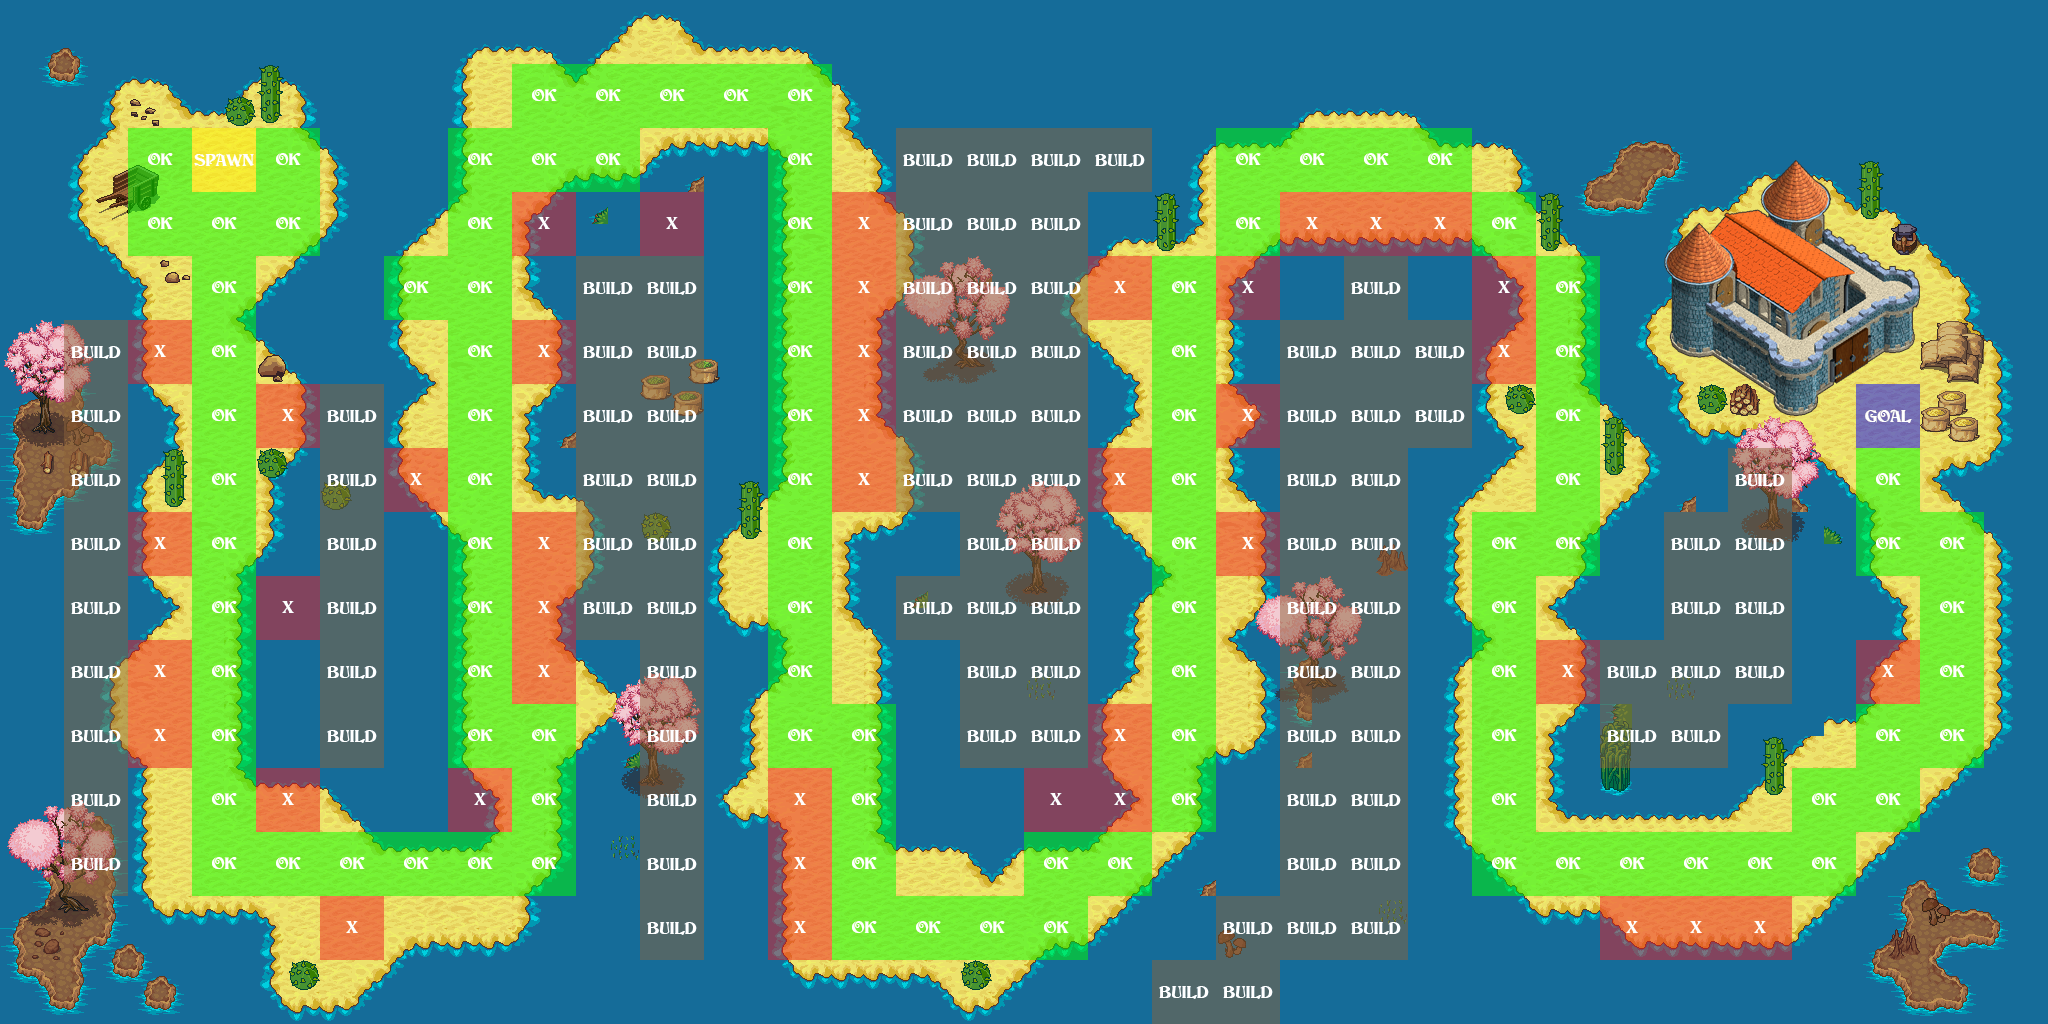

Below is a game level as drawn by its tile map, then a one-line description and the .tmx that defines it (tile-layer data replaced by summaries):
An orthogonal 32x16 tile map with 64x64 px tiles, 1 tile layer (AI), 1 image layer.

<map version="1.0" orientation="orthogonal" renderorder="right-down" width="32" height="16" tilewidth="64" tileheight="64">
 <tileset firstgid="1" name="AI" tilewidth="64" tileheight="64">
  <image source="AI-DATA.png" width="256" height="256" />
 </tileset>
 <imagelayer name="Terrain">
  <image source="level3.png" />
 </imagelayer>
 <layer name="AI" width="32" height="16">
  <data>[512 cells, 239 non-empty, 5 distinct tile ids]</data>
 </layer>
</map>
